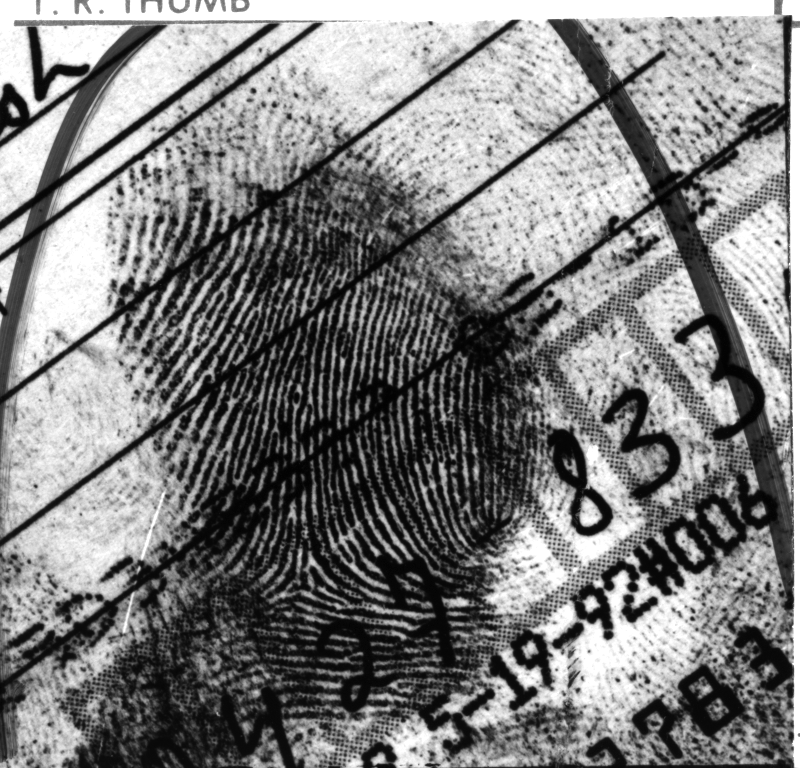
%> input picture data/latent.bmp, 800 x 768 px
$ octave latent_enhance.m   (GNU Octave 9; MATLAB toolbox functions it lacks are replaced by stand-ins)
%> lines starting %> are read from the running program, lines starting %| are printed output that depends on the picture; in (x1, y1, x2, y2) boxes, pixels count from 0 and x2, y2 are one past the last pixel; in counts of white or black regions, pixels touching at a corner belong together; the program's own positions count from 1
### glpf.m
function H = glpf(D0,M)
% Create a Gaussian low pass filter

[DX, DY] = meshgrid(1:M);
D2 = (DX-M/2-1).^2+(DY-M/2-1).^2;
H = exp(-D2/(2*D0*D0));

### latent_enhance.m
%% Image Read
I = im2double(imread('C:\Users\hjjiang\Desktop\大三上\数字图像处理\作业\综合作业1\latent.bmp'));
%> I: size 768x800 double; min 0.00392, max 1, mean 0.499

%% Image Segmentation
imgsize = size(I);
%> imgsize = [768 800]
height = imgsize(1);
%> height = 768
width = imgsize(2);
%> width = 800
block_size = 32;
block_half_size = 16;
xcenter = block_half_size:8:(width-block_half_size);
%> xcenter = 97 values from 16 to 784
ycenter = block_half_size:8:(height-block_half_size);
%> ycenter = 93 values from 16 to 752
xnum = size(xcenter);
%> xnum = [1 97]
ynum = size(ycenter);
%> ynum = [1 93]
block_32 = cell(ynum(2), xnum(2));
block_32_DFT = cell(ynum(2), xnum(2));
block_32_DFT_amplitude = cell(ynum(2), xnum(2));
coordinate = zeros(ynum(2), xnum(2));
for i = 1:xnum(2)
    for j = 1:ynum(2)
        block_32{j,i} = I(ycenter(j)-block_half_size+1:ycenter(j)+block_half_size,xcenter(i)-block_half_size+1:xcenter(i)+block_half_size);  % 第一个维度是高

        % Quick DFT
        vector = 0:1:block_size-1;
        matrix = 2*pi.*(vector'*vector)./block_size;
        G1 = cos(matrix) - 1i*sin(matrix);
        G2 = G1;
        block_DFT = G1*block_32{j,i}*G2;
        block_DFT_shift = fftshift(block_DFT);
        block_32_DFT{j,i} = block_DFT_shift;
        block_32_DFT_amplitude{j,i} = abs(block_32_DFT{j,i});
        temp_amplitude = block_32_DFT_amplitude{j,i};
        max_amplitude = max(max(temp_amplitude));
        [y,x] = find(temp_amplitude == max_amplitude);
        temp_amplitude(y,x) = 0;
        second_max_amplitude = max(max(temp_amplitude));
        ratio = second_max_amplitude/max_amplitude;
        if (0.15 < ratio) && (ratio < 0.65) && (max_amplitude < 500)
            coordinate(j,i) = 1;
        end
    end
end
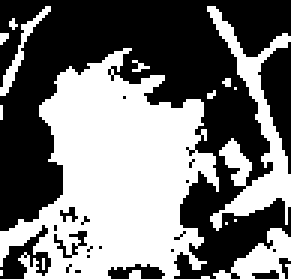
%> coordinate: size 93x97 double (shown 3 times larger); values 0 (black) and 1 (white), 46.7% white; 18 white regions (14 under 20 px), largest, box (x1, y1, x2, y2) and area: (0, 16, 73, 93) 3218, (69, 2, 97, 77) 636, (71, 76, 97, 93) 197, (0, 2, 17, 32) 87
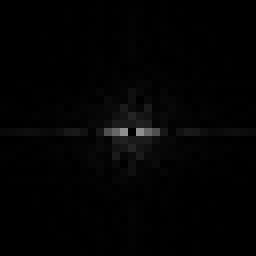
%> temp_amplitude: size 32x32 double (shown 8 times larger); min 0, max 143.2, mean 3.3
%> after the loop, block_32 = 9021 items; block_32_DFT = 9021 items; block_32_DFT_amplitude = 9021 items

% Low Pass Filter
[M,N] = size(coordinate);
%> M = 93
P = max(2*[M N]);% Padding size.
D0=10;
H = glpf(D0,P);
F = fftshift(fft2(coordinate,P,P));
G = F.*H;
g = real(ifft2(ifftshift(G)));
g = g(1:M,1:N);
%> g: size 93x97 double
g = g.^2;

for i = 1:97
    for j = 1:93
        if g(j,i) > 0.8
            g(j,i) = 1;
        else
            g(j,i) = 0;
        end
    end
end
%> g: size 93x97 double; values 0 (black) and 1 (white), 20.5% white; 1 white region, box (x1, y1, x2, y2) and area: (19, 26, 63, 88) 1851
coordinate = g; % 有指纹的区域

%% Orientation and Frequency Compute
y0 = 0; x0 = 0; y1 = 0; x1 = 0; y2 = 0; x2 = 0;
v = zeros(ynum(2), xnum(2));
u = zeros(ynum(2), xnum(2));
block_degree = ones(ynum(2), xnum(2));
block_frequency = zeros(ynum(2), xnum(2));
for i = 1:xnum(2)
    for j = 1:ynum(2)
        if coordinate(j,i) == 1
            temp_DFT_amplitude = block_32_DFT_amplitude{j,i};
            temp_DFT_amplitude(16:17,16:17) = 0;

            [y1,x1] = find(temp_DFT_amplitude == max(max(temp_DFT_amplitude)),1);
            temp_DFT_amplitude(y1,x1) = 0;
            [y2,x2] = find(temp_DFT_amplitude == max(max(temp_DFT_amplitude)),1);

            % 频率估计 根据小作业4中的正弦波得到 f=(两个峰值距离)/块边长2倍
            block_frequency(j,i) = sqrt((y1-y2)^2+(x1-x2)^2);
            %block_frequency(j,i) = sqrt((y1)^2+(x1)^2)/32;

            % 方向的方程为 y = ax + b
            if y1 ~= y2
                %a = (x2 - x1)/(y2 - y1);
                %orientaion_32_block = PaintBlockOrientation(a);
                block_degree(j,i) = atand((x2-x1)/(y2-y1));
                v(j,i) = sin((block_degree(j,i)/180)*pi);
                u(j,i) = cos((block_degree(j,i)/180)*pi);
            else % y1 = y2
                block_degree(j,i) = 270;
                v(j,i) = sin((block_degree(j,i)/180)*pi);
                u(j,i) = cos((block_degree(j,i)/180)*pi);
            end
        end
    end
end
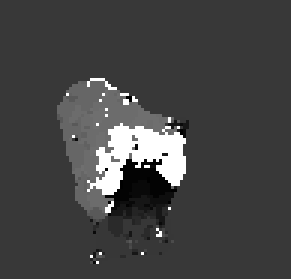
%> block_degree: size 93x97 double (shown 3 times larger); min -75.96, max 270, mean 17.5; drawn with min black and max white
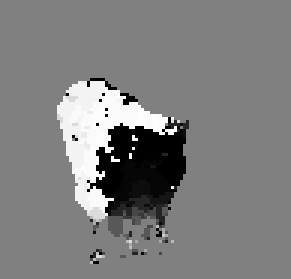
%> v: size 93x97 double (shown 3 times larger); min -1, max 0.981, mean -0.0138; drawn with min black and max white
%> after the loop, x1 = 17; x2 = 18; y1 = 18; y2 = 17

%% Smooth Orientation Block
W = fspecial('gaussian', 5, 1.5);
size_w = (5-1)/2;
phix_org = cos(2*(block_degree/180)*pi);
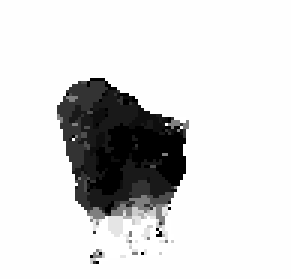
%> phix_org: size 93x97 double (shown 3 times larger); min -1, max 1, mean 0.706; drawn with min black and max white
phiy_org = sin(2*(block_degree/180)*pi);

phi_matrix = phix_org + 1i*phiy_org;
phi_matrix = padarray(phi_matrix,[size_w,size_w]);

smooth_block_degree = block_degree;
smooth_v = v;
smooth_u = u;

for i = 1+size_w:xnum(2)+size_w
    for j = 1+size_w:ynum(2)+size_w
        if coordinate(j-size_w,i-size_w) == 1
            phi_matrix(j-size_w,i-size_w) = sum(sum(W.*phi_matrix(j-size_w:j+size_w, i-size_w:i+size_w)));
            smooth_block_degree(j-size_w,i-size_w) = 0.5*180*angle(phi_matrix(j-size_w,i-size_w))/pi;
            smooth_v(j-size_w,i-size_w) = sin((smooth_block_degree(j-size_w,i-size_w)/180)*pi);
            smooth_u(j-size_w,i-size_w) = cos((smooth_block_degree(j-size_w,i-size_w)/180)*pi);
        end
    end
end
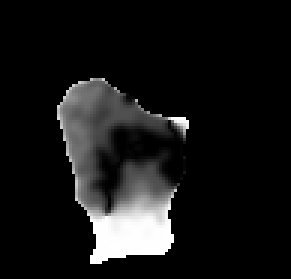
%> smooth_u: size 93x97 double (shown 3 times larger); min 0, max 1, mean 0.0896

%% Smooth Frequency Block
W = fspecial('gaussian', 5, 1);
smooth_block_frequency = imfilter(block_frequency,W);
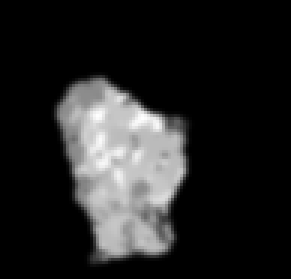
%> smooth_block_frequency: size 93x97 double (shown 3 times larger); min 0, max 8.14, mean 1.16; drawn with min black and max white

%% Gabor Filtering
enhanced_block= cell(ynum(2),xnum(2));
enhanced_image = ones(768,800);
for i = 1:xnum(2)
    for j = 1:ynum(2)
        if coordinate(j,i) == 1
            orientation = smooth_block_degree(j,i)+90;
            wavelength = 17.5*pi/smooth_block_frequency(j,i);
%> (the run ends here)
